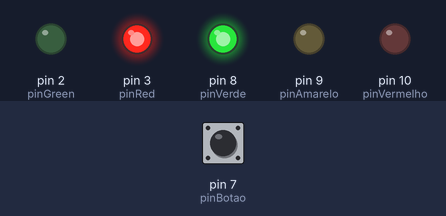
Simulated run of this sketch. Board: Arduino Uno, built with avr-gcc and run on an emulated ATmega328P. On the bench: output pins drawn as LEDs (lit = HIGH). Dashed ring = blinking. Inputs (shaded band) come from the test bench; at power-on: pin 7 (pinBotao) LOW.

Above: at 1.2 s.
1.3 s: pin 7 (pinBotao) pulled HIGH for 1 s
At 2.5 s:
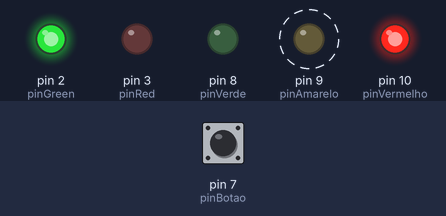
3.8 s: pin 7 (pinBotao) pulled HIGH for 0.25 s
At 5.0 s:
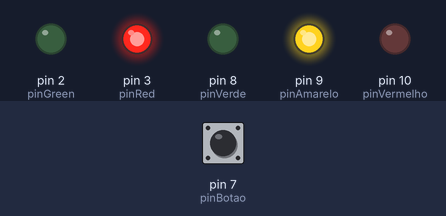
5.5 s: pin 7 (pinBotao) pulled HIGH for 3.2 s
At 9.8 s:
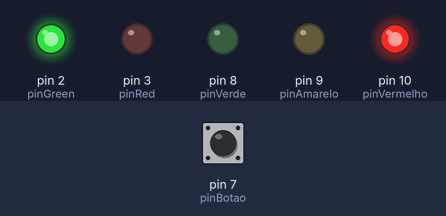
Timing chart, 0 to 11.3 s (numbered marks = the images above; inputs shaded):
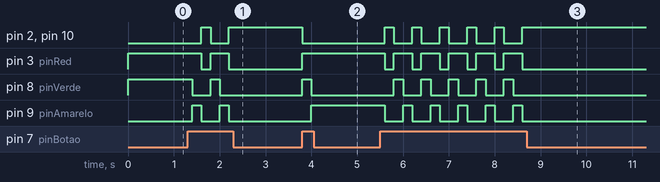

Measured:
- after the input at 1.3 s, pin 2 (pinGreen): LOW → HIGH after 0.30 s, → LOW 0.20 s later, → HIGH 0.40 s later; pin 3 (pinRed): HIGH → LOW after 0.30 s, → HIGH 0.20 s later, → LOW 0.40 s later
- after the input at 3.8 s, pin 2 (pinGreen), pin 10 (pinVermelho): HIGH → LOW at once; pin 3 (pinRed): LOW → HIGH at once; pin 8 (pinVerde): LOW → HIGH at once, → LOW 0.20 s later; pin 9 (pinAmarelo): LOW → HIGH after 0.20 s
- after the input at 5.5 s, pin 2 (pinGreen): alternates HIGH for 0.20 s and LOW for 0.40 s, 11 changes in all, then stays HIGH, starting after 0.10 s; pin 3 (pinRed): alternates HIGH for 0.40 s and LOW for 0.20 s, 11 changes in all, then stays LOW, starting after 0.10 s

The sketch:

Button__red-green.ino
```cpp
/*
* @ Daniel Gil
*/
int pinVermelho = 10;
int pinAmarelo = 9;
int pinVerde = 8;
int pinBotao = 7;

int pinRed = 3;
int pinGreen = 2;

int faseSemaforo;
int botao;

void setup() {
  pinMode(pinVerde, OUTPUT);
  pinMode(pinAmarelo, OUTPUT);
  pinMode(pinVermelho, OUTPUT);
  pinMode(pinBotao, INPUT);

  pinMode(pinRed, OUTPUT);
  pinMode(pinGreen, OUTPUT);

  faseSemaforo =1;
}


void loop() {

  botao = digitalRead(pinBotao);

  if(botao == HIGH){

    if(faseSemaforo < 3){
      faseSemaforo = faseSemaforo + 1;
    }else{
      faseSemaforo = 1;
    }
  }

   if (faseSemaforo == 1){
      digitalWrite(pinVerde, HIGH);
      digitalWrite(pinAmarelo, LOW);
      digitalWrite(pinVermelho, LOW);

      digitalWrite(pinRed, HIGH);
      digitalWrite(pinGreen, LOW);
   }

   if(faseSemaforo == 2){
      digitalWrite(pinVerde, LOW);
      digitalWrite(pinAmarelo, HIGH);
      digitalWrite(pinVermelho, LOW);

      digitalWrite(pinRed, HIGH);
      digitalWrite(pinGreen, LOW);
   }

   if(faseSemaforo == 3){
      digitalWrite(pinVerde, LOW);
      digitalWrite(pinAmarelo, LOW);
      digitalWrite(pinVermelho, HIGH);

      digitalWrite(pinRed, LOW);
      digitalWrite(pinGreen, HIGH);
   }

   delay(200);
}
```
